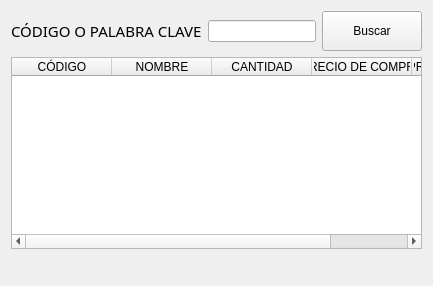
                  <widget class="QWidget" name="page_search">
                   <layout class="QVBoxLayout" name="verticalLayout_13">
                    <item>
                     <layout class="QHBoxLayout" name="horizontalLayout_15">
                      <item>
                       <widget class="QLabel" name="label_16">
                        <property name="minimumSize">
                         <size>
                          <width>100</width>
                          <height>0</height>
                         </size>
                        </property>
                        <property name="font">
                         <font>
                          <family>Arial Black</family>
                          <pointsize>11</pointsize>
                          <weight>10</weight>
                          <italic>false</italic>
                          <bold>false</bold>
                         </font>
                        </property>
                        <property name="text">
                         <string>CÓDIGO O PALABRA CLAVE</string>
                        </property>
                       </widget>
                      </item>
                      <item>
                       <widget class="QLineEdit" name="lineEdit_pgSearch"/>
                      </item>
                      <item>
                       <widget class="QPushButton" name="bt_buscar_pgSearch">
                        <property name="minimumSize">
                         <size>
                          <width>100</width>
                          <height>40</height>
                         </size>
                        </property>
                        <property name="text">
                         <string>Buscar</string>
                        </property>
                       </widget>
                      </item>
                     </layout>
                    </item>
                    <item>
                     <widget class="QTableWidget" name="tableWidget_pgSearch">
                      <column>
                       <property name="text">
                        <string>CÓDIGO</string>
                       </property>
                      </column>
                      <column>
                       <property name="text">
                        <string>NOMBRE</string>
                       </property>
                      </column>
                      <column>
                       <property name="text">
                        <string>CANTIDAD</string>
                       </property>
                      </column>
                      <column>
                       <property name="text">
                        <string>PRECIO DE COMPRA</string>
                       </property>
                      </column>
                      <column>
                       <property name="text">
                        <string>PRECIO DE VENTA</string>
                       </property>
                      </column>
                     </widget>
                    </item>
                    <item>
                     <layout class="QHBoxLayout" name="horizontalLayout_14">
                      <item>
                       <widget class="QLabel" name="label_pgSearch">
                        <property name="minimumSize">
                         <size>
                          <width>200</width>
                          <height>0</height>
                         </size>
                        </property>
                        <property name="text">
                         <string/>
                        </property>
                        <property name="alignment">
                         <set>Qt::AlignCenter</set>
                        </property>
                       </widget>
                      </item>
                      <item>
                       <spacer name="horizontalSpacer_8">
                        <property name="orientation">
                         <enum>Qt::Horizontal</enum>
                        </property>
                        <property name="sizeHint" stdset="0">
                         <size>
                          <width>40</width>
                          <height>20</height>
                         </size>
                        </property>
                       </spacer>
                      </item>
                     </layout>
                    </item>
                   </layout>
                  </widget>
